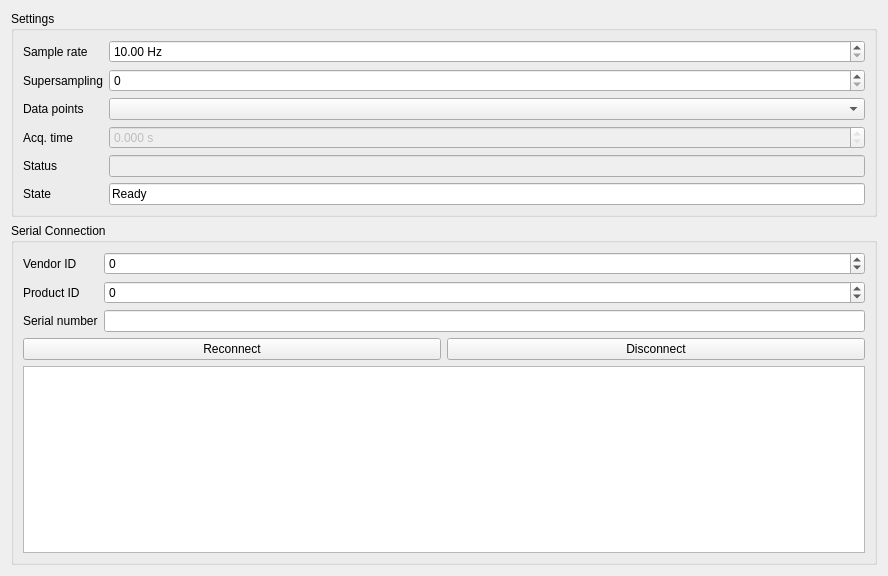
<?xml version="1.0" encoding="UTF-8"?>
<ui version="4.0">
 <class>TeensyDataAcquisition</class>
 <widget class="QWidget" name="TeensyDataAcquisition">
  <property name="geometry">
   <rect>
    <x>0</x>
    <y>0</y>
    <width>888</width>
    <height>576</height>
   </rect>
  </property>
  <property name="windowTitle">
   <string>Form</string>
  </property>
  <layout class="QGridLayout" name="gridLayout">
   <item row="4" column="0">
    <widget class="QGroupBox" name="groupBox">
     <property name="title">
      <string>Serial Connection</string>
     </property>
     <layout class="QGridLayout" name="gridLayout_2">
      <item row="1" column="0">
       <widget class="QLabel" name="label_2">
        <property name="text">
         <string>Product ID</string>
        </property>
       </widget>
      </item>
      <item row="0" column="0">
       <widget class="QLabel" name="label">
        <property name="text">
         <string>Vendor ID</string>
        </property>
       </widget>
      </item>
      <item row="4" column="0" colspan="2">
       <widget class="QPlainTextEdit" name="plainTextEdit"/>
      </item>
      <item row="1" column="1">
       <widget class="QSpinBox" name="spinBox_productId">
        <property name="focusPolicy">
         <enum>Qt::StrongFocus</enum>
        </property>
        <property name="minimum">
         <number>-1</number>
        </property>
        <property name="maximum">
         <number>65535</number>
        </property>
       </widget>
      </item>
      <item row="0" column="1">
       <widget class="QSpinBox" name="spinBox_vendorId">
        <property name="sizePolicy">
         <sizepolicy hsizetype="Expanding" vsizetype="Fixed">
          <horstretch>0</horstretch>
          <verstretch>0</verstretch>
         </sizepolicy>
        </property>
        <property name="focusPolicy">
         <enum>Qt::StrongFocus</enum>
        </property>
        <property name="minimum">
         <number>-1</number>
        </property>
        <property name="maximum">
         <number>65535</number>
        </property>
       </widget>
      </item>
      <item row="3" column="0" colspan="2">
       <layout class="QHBoxLayout" name="horizontalLayout">
        <item>
         <widget class="QPushButton" name="pushButton_reconnect">
          <property name="text">
           <string>Reconnect</string>
          </property>
         </widget>
        </item>
        <item>
         <widget class="QPushButton" name="pushButton_disconnect">
          <property name="text">
           <string>Disconnect</string>
          </property>
         </widget>
        </item>
       </layout>
      </item>
      <item row="2" column="1">
       <widget class="QLineEdit" name="lineEdit_serialNumber"/>
      </item>
      <item row="2" column="0">
       <widget class="QLabel" name="label_3">
        <property name="text">
         <string>Serial number</string>
        </property>
       </widget>
      </item>
     </layout>
    </widget>
   </item>
   <item row="0" column="0">
    <widget class="QGroupBox" name="groupBox_2">
     <property name="title">
      <string>Settings</string>
     </property>
     <layout class="QGridLayout" name="gridLayout_3">
      <item row="5" column="0">
       <widget class="QLabel" name="taskStateLabel">
        <property name="text"><string>State</string></property>
       </widget>
      </item>
      <item row="5" column="1">
       <widget class="QLineEdit" name="taskState">
        <property name="readOnly"><bool>true</bool></property>
        <property name="text"><string>Ready</string></property>
        <property name="toolTip"><string>Pulse and Acquire task state</string></property>
       </widget>
      </item>
      <item row="3" column="1">
       <widget class="QDoubleSpinBox" name="doubleSpinBox_acqTime">
        <property name="enabled">
         <bool>false</bool>
        </property>
        <property name="focusPolicy">
         <enum>Qt::StrongFocus</enum>
        </property>
        <property name="readOnly">
         <bool>true</bool>
        </property>
        <property name="suffix">
         <string> s</string>
        </property>
        <property name="decimals">
         <number>3</number>
        </property>
        <property name="maximum">
         <double>10000000.000000000000000</double>
        </property>
        <property name="singleStep">
         <double>0.001000000000000</double>
        </property>
       </widget>
      </item>
      <item row="0" column="0">
       <widget class="QLabel" name="label_15">
        <property name="text">
         <string>Sample rate</string>
        </property>
       </widget>
      </item>
      <item row="1" column="1">
       <widget class="QSpinBox" name="spinBox_supersampling">
        <property name="maximum">
         <number>126</number>
        </property>
       </widget>
      </item>
      <item row="1" column="0">
       <widget class="QLabel" name="label_4">
        <property name="text">
         <string>Supersampling</string>
        </property>
       </widget>
      </item>
      <item row="2" column="1">
       <widget class="QComboBox" name="comboBox_dataSize">
        <property name="focusPolicy">
         <enum>Qt::StrongFocus</enum>
        </property>
       </widget>
      </item>
      <item row="3" column="0">
       <widget class="QLabel" name="label_8">
        <property name="text">
         <string>Acq. time</string>
        </property>
       </widget>
      </item>
      <item row="0" column="1">
       <widget class="QDoubleSpinBox" name="doubleSpinBox_sampleRate">
        <property name="sizePolicy">
         <sizepolicy hsizetype="Expanding" vsizetype="Fixed">
          <horstretch>0</horstretch>
          <verstretch>0</verstretch>
         </sizepolicy>
        </property>
        <property name="focusPolicy">
         <enum>Qt::StrongFocus</enum>
        </property>
        <property name="suffix">
         <string> Hz</string>
        </property>
        <property name="minimum">
         <double>10.000000000000000</double>
        </property>
        <property name="maximum">
         <double>10000000.000000000000000</double>
        </property>
       </widget>
      </item>
      <item row="2" column="0">
       <widget class="QLabel" name="label_10">
        <property name="text">
         <string>Data points</string>
        </property>
       </widget>
      </item>
      <item row="4" column="0">
       <widget class="QLabel" name="label_5">
        <property name="text">
         <string>Status</string>
        </property>
       </widget>
      </item>
      <item row="4" column="1">
       <widget class="QLineEdit" name="lineEdit_status">
        <property name="enabled">
         <bool>false</bool>
        </property>
       </widget>
      </item>
     </layout>
    </widget>
   </item>
  </layout>
 </widget>
 <tabstops>
  <tabstop>doubleSpinBox_sampleRate</tabstop>
  <tabstop>spinBox_supersampling</tabstop>
  <tabstop>comboBox_dataSize</tabstop>
  <tabstop>doubleSpinBox_acqTime</tabstop>
  <tabstop>spinBox_vendorId</tabstop>
  <tabstop>spinBox_productId</tabstop>
  <tabstop>lineEdit_serialNumber</tabstop>
  <tabstop>pushButton_reconnect</tabstop>
  <tabstop>pushButton_disconnect</tabstop>
  <tabstop>plainTextEdit</tabstop>
 </tabstops>
 <resources/>
 <connections/>
</ui>
